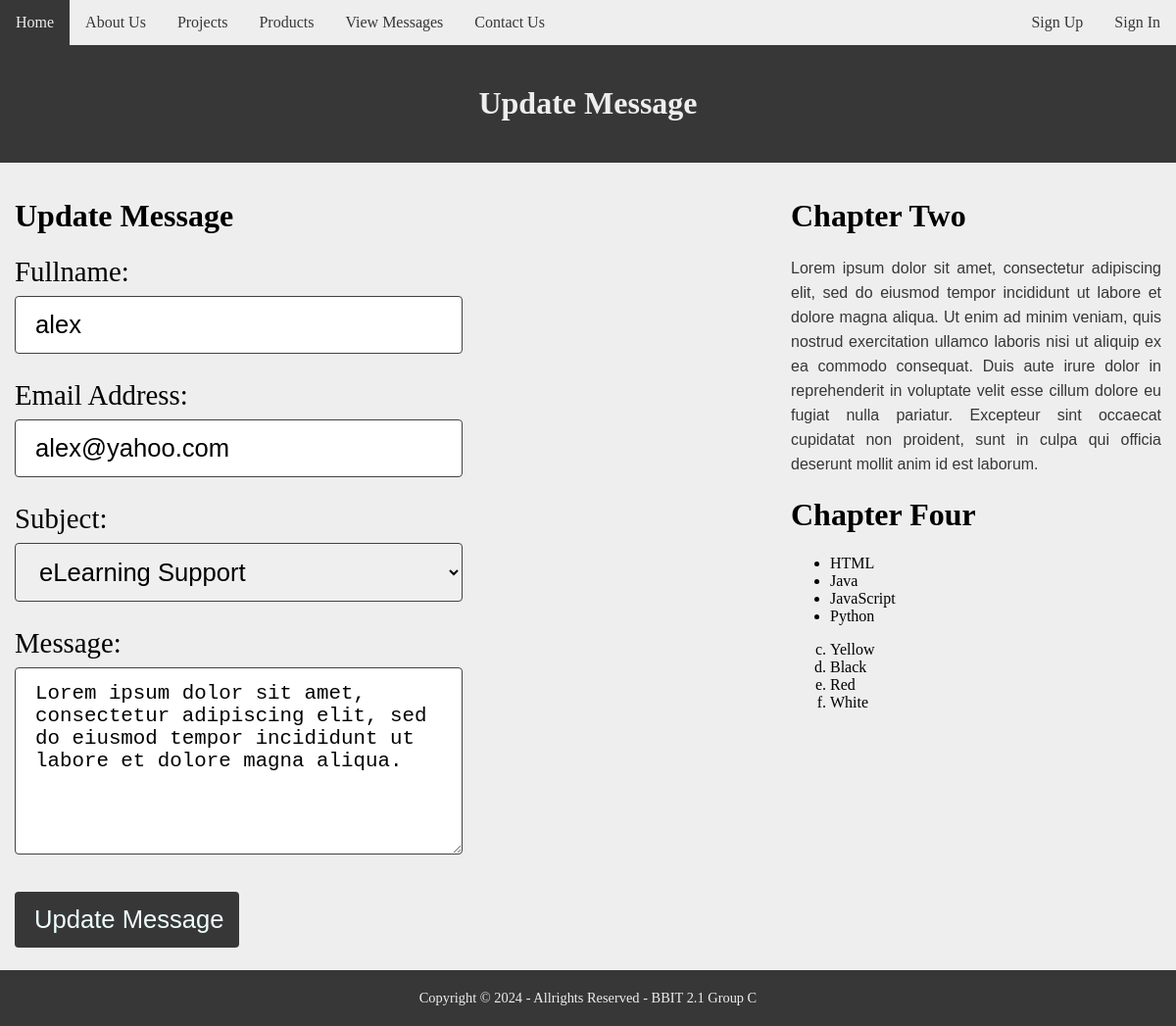
The app's page /edit_msg.php?messageId=1, older data.
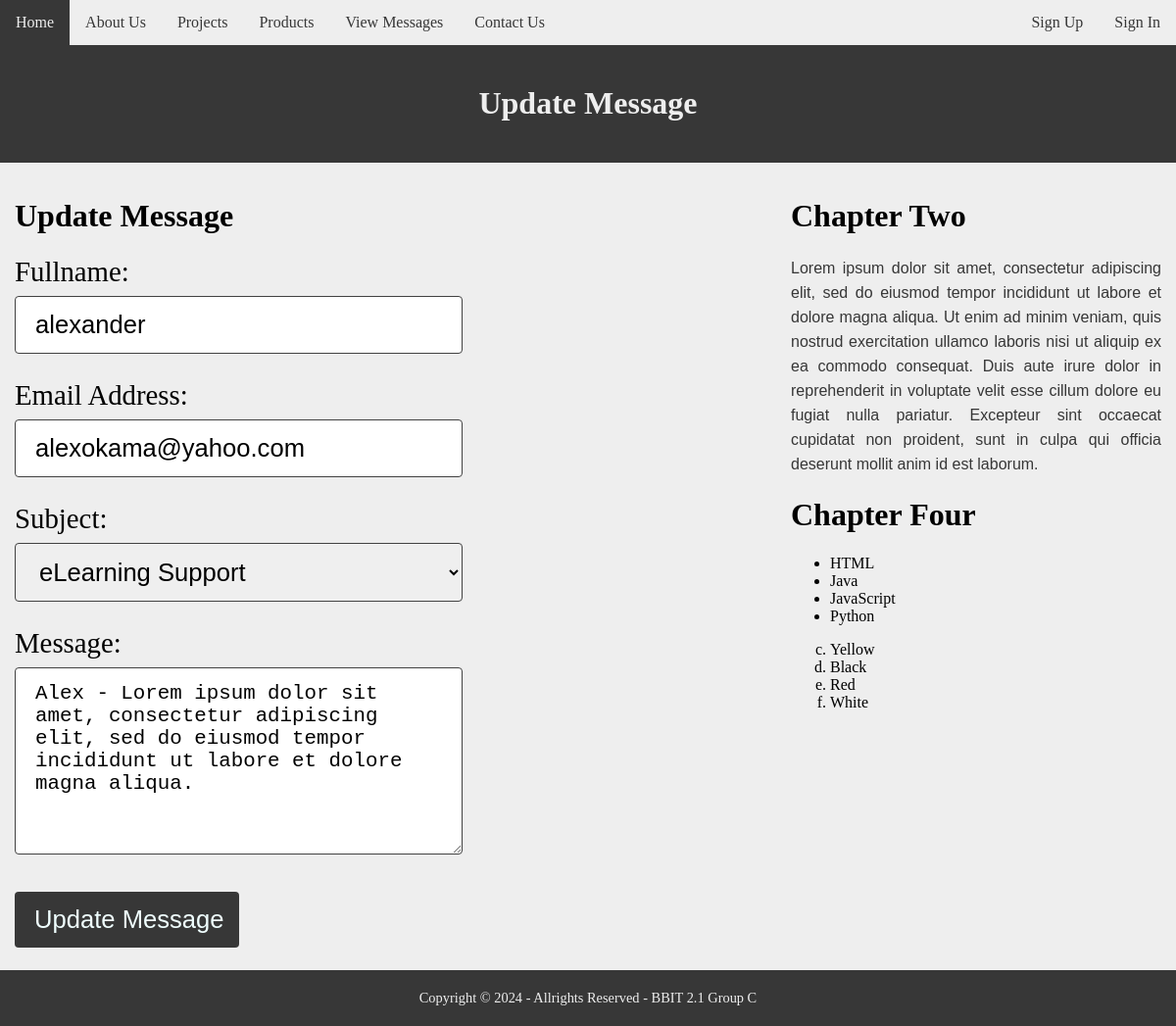
The same page, newer data.
### tables this page shows
CREATE TABLE IF NOT EXISTS `messages` (
  `messageId` int(1) NOT NULL AUTO_INCREMENT,
  `sender_name` varchar(60) NOT NULL DEFAULT '',
  `sender_email` varchar(60) NOT NULL DEFAULT '',
  `subject_line` text DEFAULT NULL,
  `message` text DEFAULT NULL,
  `datecreated` datetime NOT NULL DEFAULT current_timestamp(),
  `dateupdated` datetime NOT NULL DEFAULT current_timestamp() ON UPDATE current_timestamp(),
  PRIMARY KEY (`messageId`)
);

### edit_msg.php (the view, shortened to what this page needs)
<?php
    require_once("includes/db_connect.php");
    include_once("templates/header.php");
    include_once("templates/nav.php");
    $messageId = mysqli_real_escape_string($conn, $_GET["messageId"]);
    $spot_msg = "SELECT * FROM `messages` WHERE messageId = '$messageId' LIMIT 1";
    $spot_msg_res = $conn->query($spot_msg);
    $spot_msg_row = $spot_msg_res->fetch_assoc();
?>
<div class="header">
    <h1>Update Message</h1>
</div>
<div class="row">
    <div class="content">
    <h1>Update Message</h1>
    <form action="<?php print htmlspecialchars($_SERVER["PHP_SELF"]); ?>" method="POST" class="contact_form">
        <label for="Fn">Fullname:</label><br>
        <input type="text" name="fullname" id="Fn" placeholder="Fullname" required value="<?php print $spot_msg_row["sender_name"]; ?>"><br><br>
        <label for="email">Email Address:</label><br>
        <input type="email" id="email" name="email_address" placeholder="Email address" required value="<?php print $spot_msg_row["sender_email"]; ?>"><br><br>
        <label for="sb">Subject:</label><br>
        <select name="subject_line" id="sb" required>
            <option value="<?php print $spot_msg_row["subject_line"]; ?>"><?php print $spot_msg_row["subject_line"]; ?></option>
        </select>
        <br><br>
    <label for="ms">Message:</label><br>
    <textarea cols="30" rows="7" name="message" id="ms" required><?php print $spot_msg_row["message"]; ?></textarea><br><br>
    <input type="submit" name="update_message" value="Update Message" >
</form>
</div>
<?php include_once("templates/side_bar.php");?>
        </div>
<?php include_once("templates/footer.php");?>

Row changes from the older to the newer data that the page shows:
changed messages "eLearning Support": fullname "alex" → "alexander"; email_address "alex@yahoo.com" → "alexokama@yahoo.com"; message "Lorem ipsum dolor sit amet, consectetur adipiscing elit, sed do eiusmod tempor incididunt ut labore et dolore magna aliqua." → "Alex - Lorem ipsum dolor sit amet, consectetur adipiscing elit, sed do eiusmod tempor incididunt ut labore et dolore magna aliqua."
